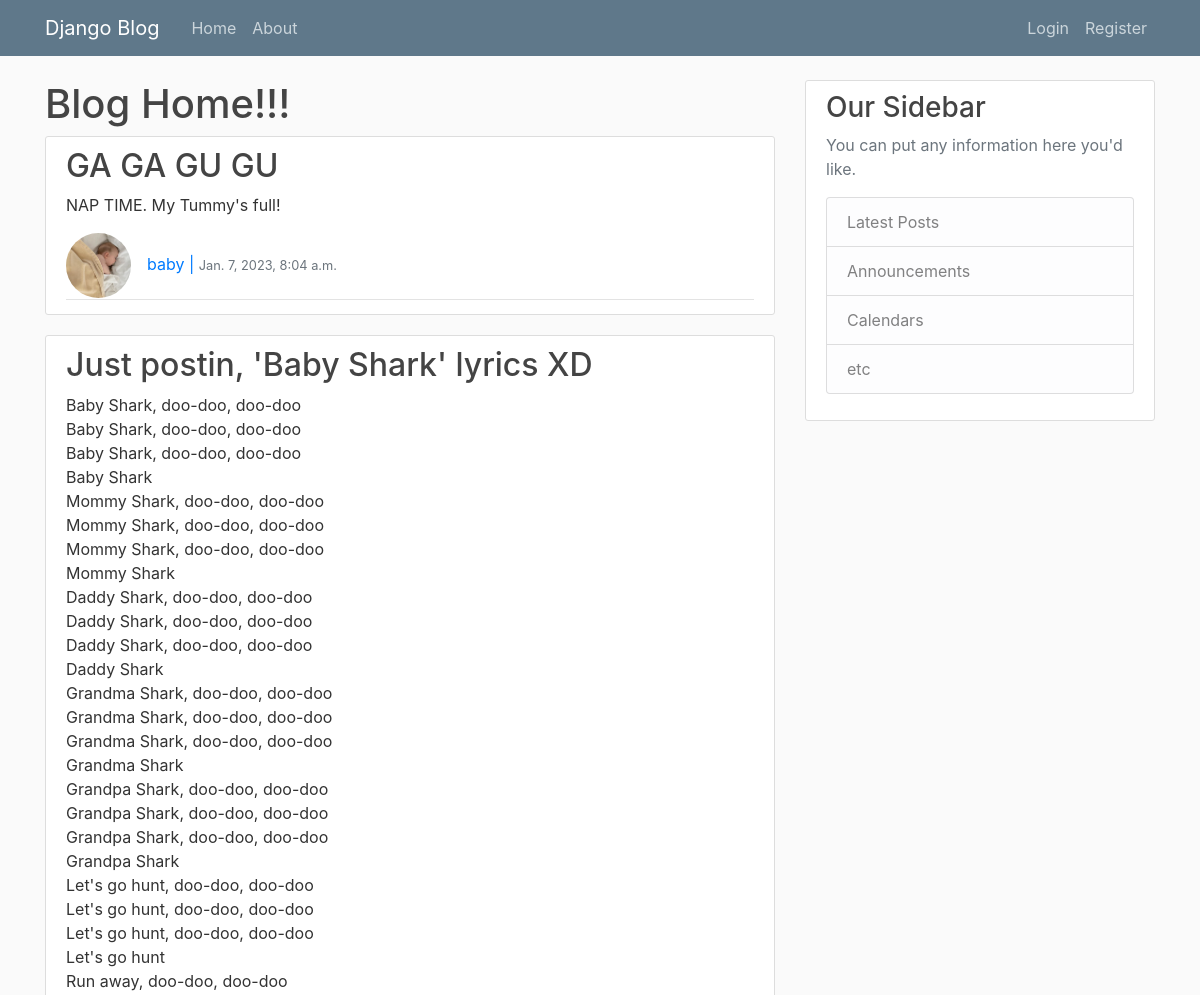
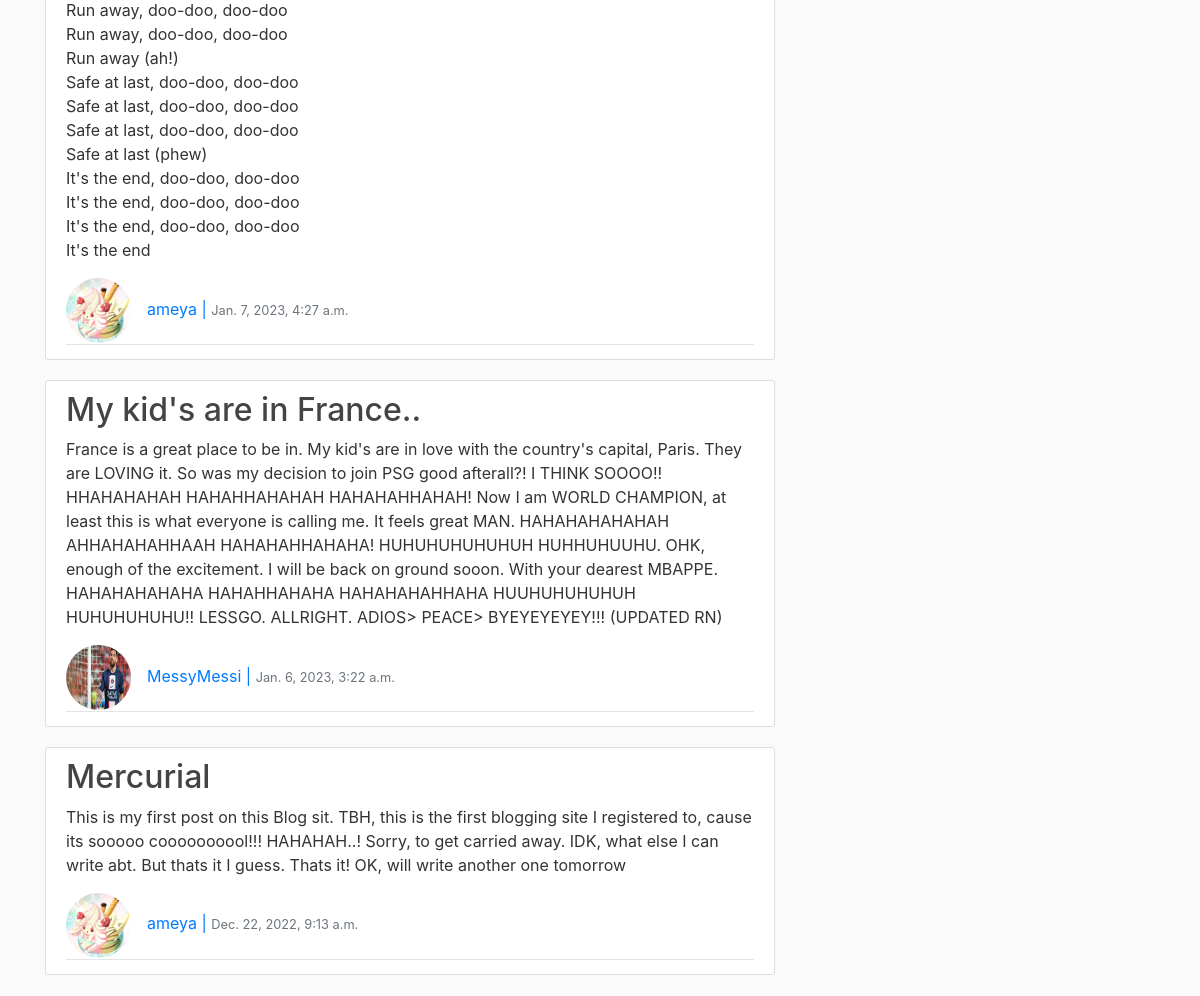
The page /blog/ on the database as committed earlier (2 pictures, top to bottom).
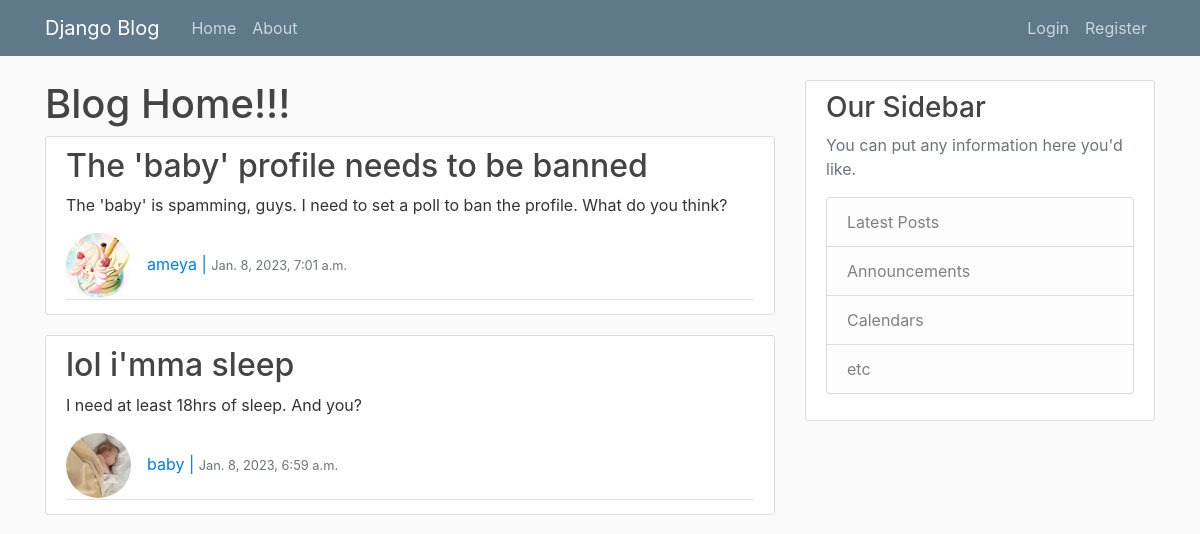
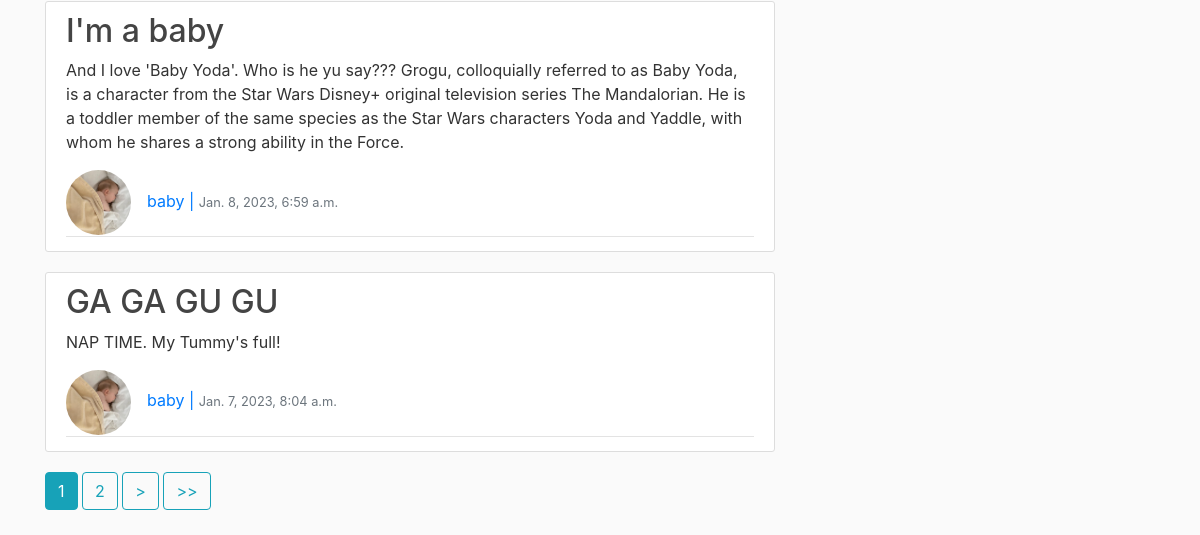
The same page on the database as committed later (2 pictures, top to bottom).
### BlogApp/models.py (models this page shows, shortened)
class Post(models.Model):
    title = models.CharField(max_length = 100)
    content = models.TextField()
    date_created = models.DateTimeField(default=timezone.now) #on post creation, the default date and time in the timzeone will be set for the post.
    author = models.ForeignKey(User, on_delete=models.CASCADE) #User will have a one-many relation with Post

### UserApp/models.py (models this page shows, shortened)
class Profile(models.Model):
    user = models.OneToOneField(User, on_delete=models.CASCADE) #if the User is deleted the profile for the user will be gone. But not viceversa.
    image = models.ImageField(default='default.jpg', upload_to='profile_pics')

### BlogApp/views.py (the view)
# urls.py: path('',PostListView.as_view(), name='blog-home'),
class PostListView(ListView):
    model = Post
    template_name = 'Blog/BlogHome.html'
    context_object_name = 'posts'
    ordering = ['-date_created'] #ordering of posts, based on date
    paginate_by = 4

### BlogApp/templates/Blog/BlogHome.html (shortened to what this page needs)
{%extends "Blog/base.html"%}
{%block content%}
    <h1>Blog Home!!!</h1>
    {% for post in posts%}
    <article class="media content-section">
        <div class="media-body">
          <h2><a class="article-title" href="{%url 'post-detail' post.id%}">{{ post.title }}</a></h2>
          <p class="article-content">{{ post.content }}</p>
          <div class="article-metadata">
            <a class="mr-2" href="#"><img class="rounded-circle article-img" src={{post.author.profile.image.url}} alt="User Profile Pic.">{{ post.author}} | <small class="text-muted">{{ post.date_created}}</small></a>
          </div>
        </div>
      </article>
    {%endfor%}
    {% if is_paginated %}
      {% for num in page_obj.paginator.page_range %}
        {% if page_obj.number == num %}
          <a class="btn btn-info mb-4" href="?page={{ num }}">{{ num }}</a>
        {% elif num > page_obj.number|add:'-2' and num < page_obj.number|add:'2' %}
          <a class="btn btn-outline-info mb-4" href="?page={{ num }}">{{ num }}</a>
        {% endif %}
      {% endfor %}
      {% if page_obj.has_next %}
        <a class="btn btn-outline-info mb-4" href="?page={{ page_obj.next_page_number }}">></a>
        <a class="btn btn-outline-info mb-4" href="?page={{ page_obj.paginator.num_pages }}">>></a>
      {% endif %}
    {% endif %}
{%endblock content%}

Rows that differ between the two databases and show on the page:
no longer on this page (row unchanged): Post: title "Just postin, 'Baby Shark' lyrics XD", content "Baby Shark, doo-doo, doo-doo Baby Shark, doo-doo, doo-doo Baby Shark, doo-doo, doo-doo Baby Shark Mommy Shark, doo-doo, doo-doo Mommy Shark, doo-doo, doo-doo Mommy Shark, doo-doo, doo-doo Mommy Shark Daddy Shark, doo-doo, doo-doo Daddy Shark, doo-doo, doo-doo Daddy Shark, doo-doo, doo-doo Daddy Shark Grandma Shark, doo-doo, doo-doo Grandma Shark, doo-doo, doo-doo Grandma Shark, doo-doo, doo-doo Grandma Shark Grandpa Shark, doo-doo, doo-doo Grandpa Shark, doo-doo, doo-doo Grandpa Shark, doo-doo, doo-doo Grandpa Shark Let's go hunt, doo-doo, doo-doo Let's go hunt, doo-doo, doo-doo Let's go hunt, doo-doo, doo-doo Let's go hunt Run away, doo-doo, doo-doo Run away, doo-doo, doo-doo Run away,…", author.profile.image (picture), author "ameya", date_created "Jan. 7, 2023, 4:27 a.m."
no longer on this page (row unchanged): Post: title "My kid's are in France..", content "France is a great place to be in. My kid's are in love with the country's capital, Paris. They are LOVING it. So was my decision to join PSG good afterall?! I THINK SOOOO!! HHAHAHAHAH HAHAHHAHAHAH HAHAHAHHAHAH! Now I am WORLD CHAMPION, at least this is what everyone is calling me. It feels great MAN. HAHAHAHAHAHAH AHHAHAHAHHAAH HAHAHAHHAHAHA! HUHUHUHUHUHUH HUHHUHUUHU. OHK, enough of the excitement. I will be back on ground sooon. With your dearest MBAPPE. HAHAHAHAHAHA HAHAHHAHAHA HAHAHAHAHHAHA HUUHUHUHUHUH HUHUHUHUHU!! LESSGO. ALLRIGHT. ADIOS> PEACE> BYEYEYEYEY!!! (UPDATED RN)", author.profile.image (picture), author "MessyMessi", date_created "Jan. 6, 2023, 3:22 a.m."
no longer on this page (row unchanged): Post: title "Mercurial", content "This is my first post on this Blog sit. TBH, this is the first blogging site I registered to, cause its sooooo coooooooool!!! HAHAHAH..! Sorry, to get carried away. IDK, what else I can write abt. But thats it I guess. Thats it! OK, will write another one tomorrow", author.profile.image (picture), author "ameya", date_created "Dec. 22, 2022, 9:13 a.m."
added Post: title "The 'baby' profile needs to be banned", content "The 'baby' is spamming, guys. I need to set a poll to ban the profile. What do you think?", author.profile.image (picture), author "ameya", date_created "Jan. 8, 2023, 7:01 a.m."
added Post: title "lol i'mma sleep", content "I need at least 18hrs of sleep. And you?", author.profile.image (picture), author "baby", date_created "Jan. 8, 2023, 6:59 a.m."
added Post: title "I'm a baby", content "And I love 'Baby Yoda'. Who is he yu say??? Grogu, colloquially referred to as Baby Yoda, is a character from the Star Wars Disney+ original television series The Mandalorian. He is a toddler member of the same species as the Star Wars characters Yoda and Yaddle, with whom he shares a strong ability in the Force.", author.profile.image (picture), author "baby", date_created "Jan. 8, 2023, 6:59 a.m."
Other text that changed with them:
new list line: "1"
new list line: "2"
